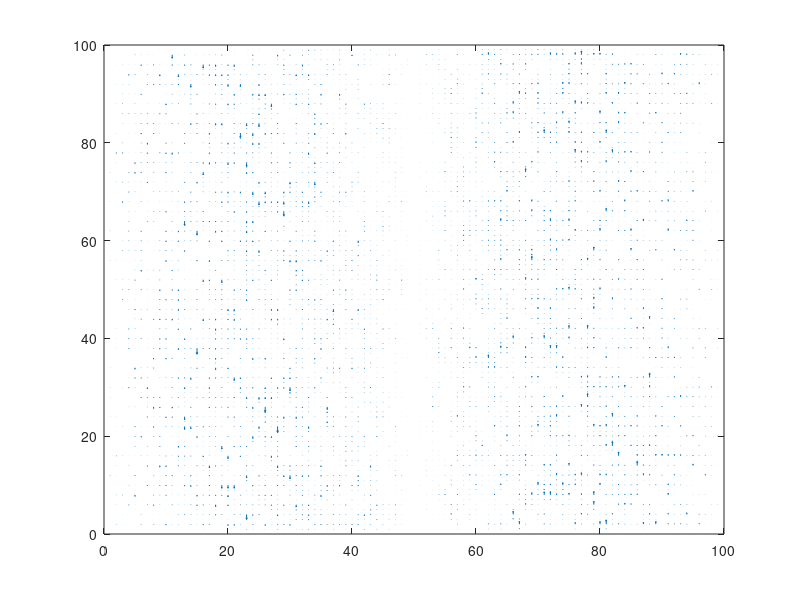
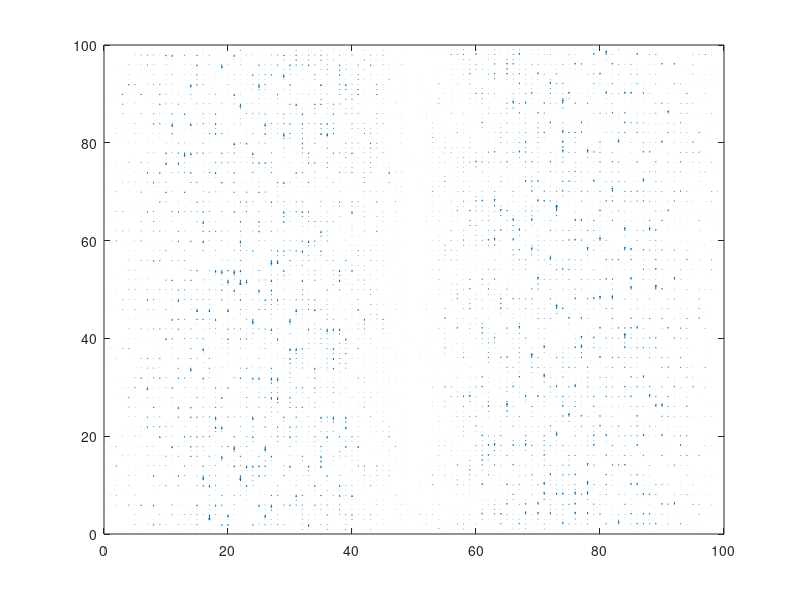

Here is the MATLAB script that generated these plots, in order:
% 2D Chern insulator model, periodical boundary condition for y-direction but
% finite size for x-direction, square lattice, after inversal Fourier transform for
% x-axis. Calculate the probability current of the edge state.

clear;
tic;
Lx = 100;
Ly = 100;
m = 1.5;
sigma_x = [0 1; 1 0];
sigma_y = [0 -1i; 1i 0];
sigma_z = [1 0; 0 -1];

% J = 1;

k = -pi+2*pi/Ly:2*pi/Ly:pi;
% k = 0:2*pi/Lx:2*pi-2*pi/Lx;

% phi_u = zeros(Ly,Ly);
% phi_d = zeros(Ly,Ly);
%     
% phi_u_k = zeros(Ly,Ly);
% phi_d_k = zeros(Ly,Ly);

phi_m_k1 = zeros(Lx,Ly);
phi_m_k2 = zeros(Lx,Ly);

for ki = 1:length(k)
    H1 = zeros(Lx,Lx); % for sigma_x
    H2 = zeros(Lx,Lx); % for sigma_y
    H3 = zeros(Lx,Lx); % for sigma_z
    H4 = zeros(Lx,Lx); % for epsilon_k
    for i = 1:Lx-1
        H1(i,i) = sin(k(ki));
        H3(i,i) = m - cos(k(ki));
        H4(i,i) = -2*cos(k(ki));
        
        H2(i,i+1) = 1i/2;
        H2(i+1,i) = -1i/2;
        H3(i,i+1) = -1/2;
        H3(i+1,i) = -1/2;
        H4(i,i+1) = -1;
        H4(i+1,i) = -1;
    end
    H1(Lx,Lx) = sin(k(ki));
    H3(Lx,Lx) = m - cos(k(ki));
    H4(Lx,Lx) = -2*cos(k(ki));
    
    H = 3*(kron(H1,sigma_x) - kron(H2,sigma_y) + kron(H3,sigma_z)) + kron(H4,eye(2));
%     H = 3*(kron(H1,sigma_x) - kron(H2,sigma_y) + kron(H3,sigma_z));
    
    [phi,e] = eig(H);
    x = k(ki).*(zeros(Lx*2,1)+1);
    
    for j = 1:Lx       
        phi_m_k1(:,ki) = phi_m_k1(:,ki) + phi(1:Lx,j);
        phi_m_k2(:,ki) = phi_m_k2(:,ki) + phi(Lx+1:end,j);
    end
    
%     plot(x,diag(e),'.','color','k')
%     hold on
end

Jx1 = zeros(Lx,Ly);
Jy1 = zeros(Lx,Ly);
phi_m_c1 = conj(phi_m_k1);
Jx2 = zeros(Lx,Ly);
Jy2 = zeros(Lx,Ly);
phi_m_c2 = conj(phi_m_k2);

for i = 1:Lx-1
    for j = 1:Ly
        Jx1(i,j) = 1i*(phi_m_c1(i,j)*phi_m_k1(i+1,j) - phi_m_c1(i+1,j)*phi_m_k1(i,j));
        Jy1(i,j) = 2*sin(k(j))*phi_m_k1(i,j)*phi_m_c1(i,j);
        Jx2(i,j) = 1i*(phi_m_c2(i,j)*phi_m_k2(i+1,j) - phi_m_c2(i+1,j)*phi_m_k2(i,j));
        Jy2(i,j) = 2*sin(k(j))*phi_m_k2(i,j)*phi_m_c2(i,j);
    end
end

figure;
quiver(Jx1,Jy1)
figure;
quiver(Jx2,Jy2)

% for i = 1:Lx
%     for j = 1:Ly
%         for ki = 1:Ly
%             phi_m(i,j) = phi_m(i,j) + phi_m_k(i,ki)*exp(1i*j*k(ki))/sqrt(Ly);
%         end
%     end
% end
% 
% phi_m_c = conj(phi_m);
% J_l = zeros(1,Ly);
% J_r = zeros(1,Ly);
% for i = 2:Ly-1
%     J_l(i) = -1i*(phi_m_c(1,i)*(phi_m(1,i+1)-phi_m(1,i-1))/2 - phi_m(1,i)*(phi_m_c(1,i+1)-phi_m_c(1,i-1))/2);
%     J_r(i) = -1i*(phi_m_c(end,i)*(phi_m(end,i+1)-phi_m(end,i-1))/2 - phi_m(end,i)*(phi_m_c(end,i+1)-phi_m_c(end,i-1))/2);
% end
% y = 2:Ly-1;
% plot(y,J_l(2:Ly-1));
% hold on
% plot(y,J_r(2:Ly-1));

% xlabel('kx')
% ylabel('\epsilon_k')
% str = strcat('m = ', num2str(m));
% title(str)

toc;
